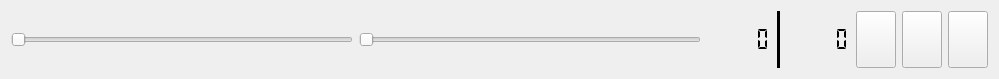
<?xml version="1.0" encoding="UTF-8"?>
<ui version="4.0">
 <class>Controls</class>
 <widget class="QWidget" name="Controls">
  <property name="geometry">
   <rect>
    <x>0</x>
    <y>0</y>
    <width>999</width>
    <height>79</height>
   </rect>
  </property>
  <property name="sizePolicy">
   <sizepolicy hsizetype="Minimum" vsizetype="Fixed">
    <horstretch>0</horstretch>
    <verstretch>0</verstretch>
   </sizepolicy>
  </property>
  <property name="minimumSize">
   <size>
    <width>0</width>
    <height>40</height>
   </size>
  </property>
  <property name="windowTitle">
   <string>Form</string>
  </property>
  <property name="styleSheet">
   <string notr="true"/>
  </property>
  <layout class="QHBoxLayout" name="horizontalLayout_4">
   <item>
    <layout class="QVBoxLayout" name="verticalLayout">
     <item>
      <layout class="QHBoxLayout" name="horizontalLayout_3">
       <item>
        <widget class="QSlider" name="horizontalSliderVolume">
         <property name="sizePolicy">
          <sizepolicy hsizetype="Expanding" vsizetype="Minimum">
           <horstretch>0</horstretch>
           <verstretch>0</verstretch>
          </sizepolicy>
         </property>
         <property name="styleSheet">
          <string notr="true"/>
         </property>
         <property name="orientation">
          <enum>Qt::Horizontal</enum>
         </property>
        </widget>
       </item>
       <item>
        <widget class="QSlider" name="horizontalSliderPosition">
         <property name="sizePolicy">
          <sizepolicy hsizetype="Expanding" vsizetype="Minimum">
           <horstretch>0</horstretch>
           <verstretch>0</verstretch>
          </sizepolicy>
         </property>
         <property name="styleSheet">
          <string notr="true"/>
         </property>
         <property name="orientation">
          <enum>Qt::Horizontal</enum>
         </property>
        </widget>
       </item>
       <item>
        <layout class="QHBoxLayout" name="horizontalLayout_2">
         <item>
          <widget class="QLCDNumber" name="lcdNumberElapsed">
           <property name="frameShape">
            <enum>QFrame::NoFrame</enum>
           </property>
           <property name="frameShadow">
            <enum>QFrame::Plain</enum>
           </property>
           <property name="segmentStyle">
            <enum>QLCDNumber::Flat</enum>
           </property>
          </widget>
         </item>
         <item>
          <widget class="Line" name="line">
           <property name="sizePolicy">
            <sizepolicy hsizetype="Minimum" vsizetype="Minimum">
             <horstretch>0</horstretch>
             <verstretch>0</verstretch>
            </sizepolicy>
           </property>
           <property name="styleSheet">
            <string notr="true"/>
           </property>
           <property name="frameShadow">
            <enum>QFrame::Plain</enum>
           </property>
           <property name="lineWidth">
            <number>8</number>
           </property>
           <property name="orientation">
            <enum>Qt::Vertical</enum>
           </property>
          </widget>
         </item>
         <item>
          <widget class="QLCDNumber" name="lcdNumberDuration">
           <property name="frameShape">
            <enum>QFrame::NoFrame</enum>
           </property>
           <property name="frameShadow">
            <enum>QFrame::Plain</enum>
           </property>
           <property name="segmentStyle">
            <enum>QLCDNumber::Flat</enum>
           </property>
          </widget>
         </item>
         <item>
          <layout class="QHBoxLayout" name="horizontalLayout">
           <item>
            <widget class="QPushButton" name="pushButtonPrev">
             <property name="sizePolicy">
              <sizepolicy hsizetype="Minimum" vsizetype="Minimum">
               <horstretch>0</horstretch>
               <verstretch>0</verstretch>
              </sizepolicy>
             </property>
             <property name="text">
              <string/>
             </property>
             <property name="icon">
              <iconset resource="resources.qrc">
               <normaloff>:/resources/prev.svg</normaloff>:/resources/prev.svg</iconset>
             </property>
             <property name="iconSize">
              <size>
               <width>30</width>
               <height>30</height>
              </size>
             </property>
            </widget>
           </item>
           <item>
            <widget class="QPushButton" name="pushButtonPlayPause">
             <property name="sizePolicy">
              <sizepolicy hsizetype="Minimum" vsizetype="Minimum">
               <horstretch>0</horstretch>
               <verstretch>0</verstretch>
              </sizepolicy>
             </property>
             <property name="styleSheet">
              <string notr="true"/>
             </property>
             <property name="text">
              <string/>
             </property>
             <property name="icon">
              <iconset resource="resources.qrc">
               <normaloff>:/resources/pause.svg</normaloff>:/resources/pause.svg</iconset>
             </property>
             <property name="iconSize">
              <size>
               <width>30</width>
               <height>30</height>
              </size>
             </property>
             <property name="flat">
              <bool>false</bool>
             </property>
            </widget>
           </item>
           <item>
            <widget class="QPushButton" name="pushButtonNext">
             <property name="sizePolicy">
              <sizepolicy hsizetype="Minimum" vsizetype="Minimum">
               <horstretch>0</horstretch>
               <verstretch>0</verstretch>
              </sizepolicy>
             </property>
             <property name="text">
              <string/>
             </property>
             <property name="icon">
              <iconset resource="resources.qrc">
               <normaloff>:/resources/next.svg</normaloff>:/resources/next.svg</iconset>
             </property>
             <property name="iconSize">
              <size>
               <width>30</width>
               <height>30</height>
              </size>
             </property>
            </widget>
           </item>
          </layout>
         </item>
        </layout>
       </item>
      </layout>
     </item>
    </layout>
   </item>
  </layout>
 </widget>
 <resources>
  <include location="resources.qrc"/>
 </resources>
 <connections>
  <connection>
   <sender>pushButtonPrev</sender>
   <signal>clicked()</signal>
   <receiver>Controls</receiver>
   <slot>onPrevClicked()</slot>
   <hints>
    <hint type="sourcelabel">
     <x>741</x>
     <y>65</y>
    </hint>
    <hint type="destinationlabel">
     <x>736</x>
     <y>35</y>
    </hint>
   </hints>
  </connection>
  <connection>
   <sender>pushButtonPlayPause</sender>
   <signal>clicked()</signal>
   <receiver>Controls</receiver>
   <slot>onPlayPauseClicked()</slot>
   <hints>
    <hint type="sourcelabel">
     <x>762</x>
     <y>113</y>
    </hint>
    <hint type="destinationlabel">
     <x>464</x>
     <y>95</y>
    </hint>
   </hints>
  </connection>
  <connection>
   <sender>pushButtonNext</sender>
   <signal>clicked()</signal>
   <receiver>Controls</receiver>
   <slot>onNextClicked()</slot>
   <hints>
    <hint type="sourcelabel">
     <x>821</x>
     <y>55</y>
    </hint>
    <hint type="destinationlabel">
     <x>568</x>
     <y>52</y>
    </hint>
   </hints>
  </connection>
  <connection>
   <sender>horizontalSliderVolume</sender>
   <signal>valueChanged(int)</signal>
   <receiver>Controls</receiver>
   <slot>onVolumeChanged(int)</slot>
   <hints>
    <hint type="sourcelabel">
     <x>120</x>
     <y>106</y>
    </hint>
    <hint type="destinationlabel">
     <x>141</x>
     <y>85</y>
    </hint>
   </hints>
  </connection>
 </connections>
 <slots>
  <slot>onVolumeChanged(int)</slot>
  <slot>onPlayPauseClicked()</slot>
  <slot>onStopClicked()</slot>
  <slot>onNextClicked()</slot>
  <slot>onPrevClicked()</slot>
  <slot>onElapsedChanged(qint64)</slot>
  <slot>onElapsedChanged(int)</slot>
 </slots>
</ui>
